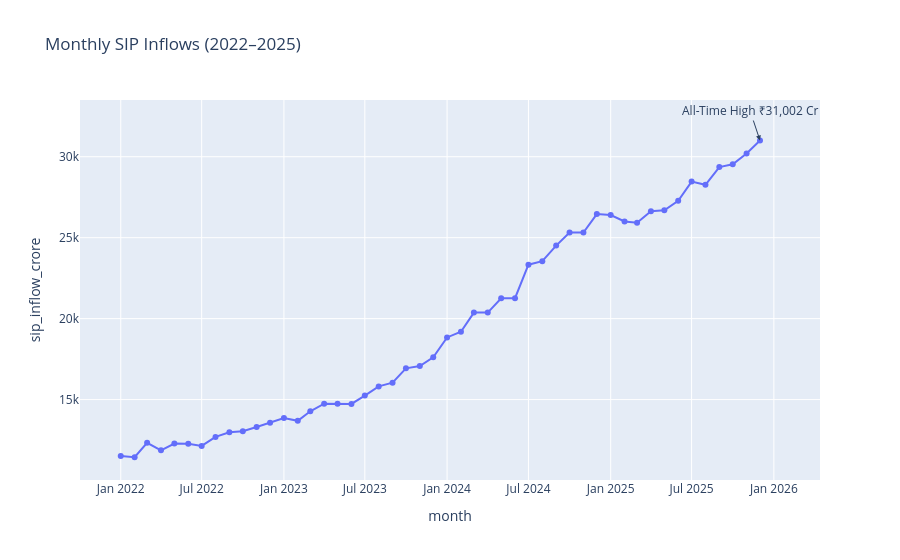

Source (notebook cell):
### Code cell
max_row = sip.loc[sip["sip_inflow_crore"].idxmax()]

fig = px.line(
    sip,
    x="month",
    y="sip_inflow_crore",
    title="Monthly SIP Inflows (2022–2025)",
    markers=True
)

fig.add_annotation(
    x=str(max_row["month"].date()),   # convert Timestamp to string
    y=float(max_row["sip_inflow_crore"]),
    text=f"All-Time High ₹{max_row['sip_inflow_crore']:,.0f} Cr",
    showarrow=True,
    arrowhead=2
)

fig.show()

### Figure 1 — Plotly figure (JSON) as saved in the notebook; plotly's stock layout.template omitted (floating-point values rounded to 4 significant figures)
{"data": [{"hovertemplate": "month=%{x}<br>sip_inflow_crore=%{y}<extra></extra>", "legendgroup": "", "line": {"color": "#636efa", "dash": "solid"}, "marker": {"symbol": "circle"}, "mode": "lines+markers", "name": "", "orientation": "v", "showlegend": false, "type": "scatter", "x": ["2022-01-01T00:00:00", "2022-02-01T00:00:00", "2022-03-01T00:00:00", "2022-04-01T00:00:00", "2022-05-01T00:00:00", "2022-06-01T00:00:00", "2022-07-01T00:00:00", "2022-08-01T00:00:00", "2022-09-01T00:00:00", "2022-10-01T00:00:00", "2022-11-01T00:00:00", "2022-12-01T00:00:00", "2023-01-01T00:00:00", "2023-02-01T00:00:00", "2023-03-01T00:00:00", "2023-04-01T00:00:00", "2023-05-01T00:00:00", "2023-06-01T00:00:00", "2023-07-01T00:00:00", "2023-08-01T00:00:00", "2023-09-01T00:00:00", "2023-10-01T00:00:00", "2023-11-01T00:00:00", "2023-12-01T00:00:00", "2024-01-01T00:00:00", "2024-02-01T00:00:00", "2024-03-01T00:00:00", "2024-04-01T00:00:00", "2024-05-01T00:00:00", "2024-06-01T00:00:00", "2024-07-01T00:00:00", "2024-08-01T00:00:00", "2024-09-01T00:00:00", "2024-10-01T00:00:00", "2024-11-01T00:00:00", "2024-12-01T00:00:00", "2025-01-01T00:00:00", "2025-02-01T00:00:00", "2025-03-01T00:00:00", "2025-04-01T00:00:00", "2025-05-01T00:00:00", "2025-06-01T00:00:00", "2025-07-01T00:00:00", "2025-08-01T00:00:00", "2025-09-01T00:00:00", "2025-10-01T00:00:00", "2025-11-01T00:00:00", "2025-12-01T00:00:00"], "xaxis": "x", "y": [11517, 11438, 12328, 11863, 12286, 12276, 12140, 12694, 12976, 13040, 13306, 13573, 13856, 13687, 14276, 14749, 14749, 14734, 15245, 15814, 16042, 16928, 17073, 17610, 18838, 19187, 20371, 20371, 21262, 21262, 23332, 23547, 24509, 25323, 25320, 26459, 26400, 25999, 25926, 26632, 26688, 27274, 28464, 28265, 29361, 29529, 30200, 31002], "yaxis": "y"}], "layout": {"annotations": [{"arrowhead": 2, "showarrow": true, "text": "All-Time High ₹31,002 Cr", "x": "2025-12-01", "y": 31002}], "legend": {"tracegroupgap": 0}, "title": {"text": "Monthly SIP Inflows (2022–2025)"}, "xaxis": {"anchor": "y", "domain": [0, 1], "title": {"text": "month"}}, "yaxis": {"anchor": "x", "domain": [0, 1], "title": {"text": "sip_inflow_crore"}}}}
